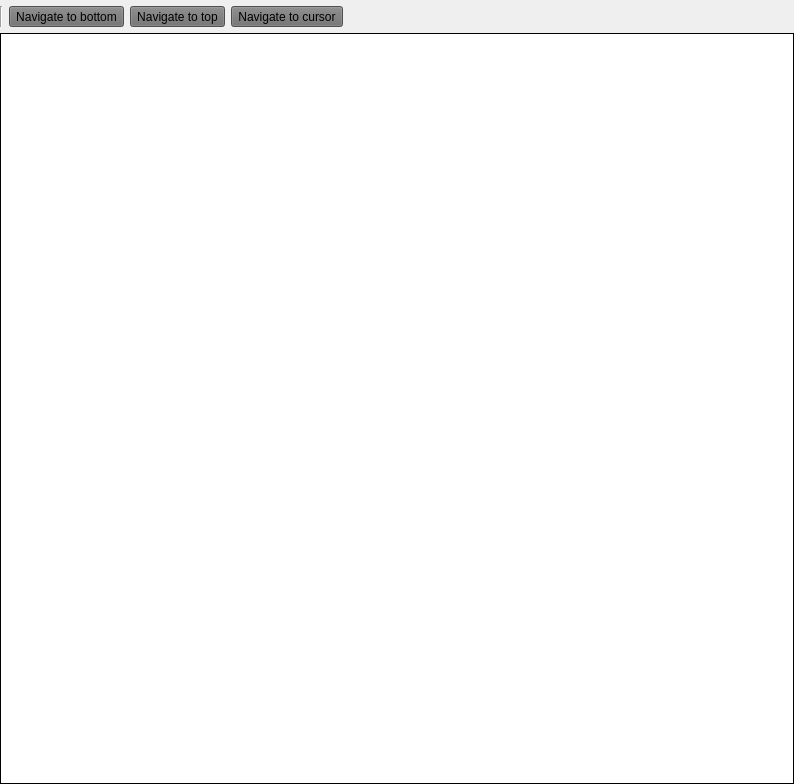
<?xml version="1.0" encoding="UTF-8"?>
<ui version="4.0">
 <class>PlainTextViewWidget</class>
 <widget class="QFrame" name="PlainTextViewWidget">
  <property name="geometry">
   <rect>
    <x>0</x>
    <y>0</y>
    <width>794</width>
    <height>784</height>
   </rect>
  </property>
  <property name="windowTitle">
   <string notr="true">PlainText View Widget</string>
  </property>
  <property name="frameShape">
   <enum>QFrame::NoFrame</enum>
  </property>
  <property name="frameShadow">
   <enum>QFrame::Plain</enum>
  </property>
  <layout class="QGridLayout" name="gridLayout">
   <property name="leftMargin">
    <number>0</number>
   </property>
   <property name="topMargin">
    <number>0</number>
   </property>
   <property name="rightMargin">
    <number>0</number>
   </property>
   <property name="bottomMargin">
    <number>0</number>
   </property>
   <property name="spacing">
    <number>0</number>
   </property>
   <item row="0" column="0">
    <widget class="QFrame" name="optionsFrame">
     <property name="styleSheet">
      <string notr="true">QToolButton {
	background-color: rgb(110, 110, 110);
}</string>
     </property>
     <property name="frameShape">
      <enum>QFrame::NoFrame</enum>
     </property>
     <property name="frameShadow">
      <enum>QFrame::Plain</enum>
     </property>
     <property name="lineWidth">
      <number>0</number>
     </property>
     <layout class="QGridLayout" name="optionsLayout">
      <property name="leftMargin">
       <number>0</number>
      </property>
      <property name="topMargin">
       <number>6</number>
      </property>
      <property name="rightMargin">
       <number>6</number>
      </property>
      <property name="bottomMargin">
       <number>6</number>
      </property>
      <property name="verticalSpacing">
       <number>0</number>
      </property>
      <item row="0" column="1">
       <widget class="QToolButton" name="navigateBottomButton">
        <property name="toolTip">
         <string>Navigate to bottom of file</string>
        </property>
        <property name="text">
         <string>Navigate to bottom</string>
        </property>
        <property name="icon">
         <iconset resource="../resources.qrc">
          <normaloff>:/resources/icons/actions/go-bottom.png</normaloff>:/resources/icons/actions/go-bottom.png</iconset>
        </property>
        <property name="iconSize">
         <size>
          <width>24</width>
          <height>24</height>
         </size>
        </property>
       </widget>
      </item>
      <item row="0" column="5">
       <spacer name="horizontalSpacer">
        <property name="orientation">
         <enum>Qt::Horizontal</enum>
        </property>
        <property name="sizeHint" stdset="0">
         <size>
          <width>40</width>
          <height>20</height>
         </size>
        </property>
       </spacer>
      </item>
      <item row="0" column="4">
       <widget class="QToolButton" name="navigateCursorButton">
        <property name="toolTip">
         <string>Navigate to current line</string>
        </property>
        <property name="text">
         <string>Navigate to cursor</string>
        </property>
        <property name="icon">
         <iconset resource="../resources.qrc">
          <normaloff>:/resources/icons/actions/go-jump.png</normaloff>:/resources/icons/actions/go-jump.png</iconset>
        </property>
        <property name="iconSize">
         <size>
          <width>24</width>
          <height>24</height>
         </size>
        </property>
       </widget>
      </item>
      <item row="0" column="2">
       <widget class="QToolButton" name="navigateTopButton">
        <property name="toolTip">
         <string>Navigate to top of file</string>
        </property>
        <property name="text">
         <string>Navigate to top</string>
        </property>
        <property name="icon">
         <iconset resource="../resources.qrc">
          <normaloff>:/resources/icons/actions/go-top.png</normaloff>:/resources/icons/actions/go-top.png</iconset>
        </property>
        <property name="iconSize">
         <size>
          <width>24</width>
          <height>24</height>
         </size>
        </property>
       </widget>
      </item>
      <item row="0" column="0">
       <widget class="Line" name="line">
        <property name="orientation">
         <enum>Qt::Vertical</enum>
        </property>
       </widget>
      </item>
     </layout>
    </widget>
   </item>
   <item row="1" column="0">
    <widget class="PlainTextEdit" name="plainTextEdit">
     <property name="frameShape">
      <enum>QFrame::Box</enum>
     </property>
     <property name="frameShadow">
      <enum>QFrame::Plain</enum>
     </property>
     <property name="readOnly">
      <bool>true</bool>
     </property>
    </widget>
   </item>
  </layout>
 </widget>
 <customwidgets>
  <customwidget>
   <class>PlainTextEdit</class>
   <extends>QPlainTextEdit</extends>
   <header location="global">PlainTextEdit.h</header>
  </customwidget>
 </customwidgets>
 <resources>
  <include location="../resources.qrc"/>
 </resources>
 <connections/>
</ui>
